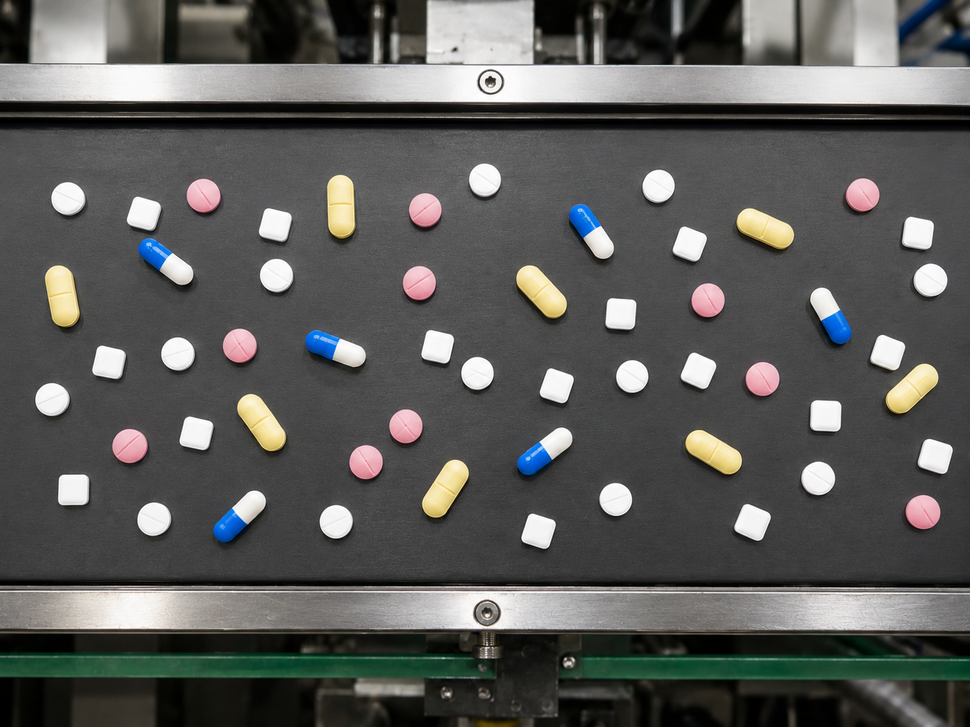
#> input picture TP2/data/pills.png, 970 x 727 px, shrunk from 1448 x 1086 before the run
$ python tp2Ej1.py
#> lines starting #> are read from the running program, lines starting #| are printed output that depends on the picture; after the words box and inside, x2 and y2 are one past the last pixel; in counts of white or black regions, pixels touching at a corner belong together
### TP2/Ej1/helpers.py
import cv2
import numpy as np
import matplotlib.pyplot as plt

SHADOW_THRESHOLD = 50
GLOBAL_THRESHOLD = 120
MIN_AREA_THRESHOLD = 10

def obtener_bordes(img, umbral=GLOBAL_THRESHOLD):
    """
    Devuelve la imagen identificando los bordes por Canny.
    img: Imagen original en color
    Devuelve: Imagen en escala de grises con bordes
    """
    img_hsv = cv2.cvtColor(img, cv2.COLOR_BGR2HSV)
    img_v = img_hsv[:, :, 2]

    img_blur = cv2.GaussianBlur(img_v, (5, 5), 10)

    edges = cv2.Canny(img_blur, SHADOW_THRESHOLD, umbral, apertureSize=3)

    return edges


# [24 lines left out: function aislar_cinta_transportadora_con_sombra, not called in this run]

def aislar_cinta_transportadora(img, umbral=GLOBAL_THRESHOLD, padding=0):
    """
    Identifica la cinta transportadora usando el canal V de HSV y
    Hough Probabilístico para encontrar las 2 líneas horizontales más largas.
    img: Imagen original en color.
    Devuelve: (x, y, w, h)
    """
    alto_img, ancho_img = img.shape[:2]

    edges=obtener_bordes(img, umbral)

    # minLineLength la hacemos relativa al ancho de la imagen (15% del ancho)
    min_length = int(ancho_img * 0.15)

    lines = cv2.HoughLinesP(edges, rho=1, theta=np.pi/180, threshold=50,
                            minLineLength=min_length)

    if lines is None:
        return None

    lineas_horizontales = []

    for line in lines:
        x1, y1, x2, y2 = line[0]

        angulo = abs(np.arctan2((y2 - y1), (x2 - x1)) * 180.0 / np.pi)

        # Una línea horizontal tiene un ángulo cercano a 0 o 180 grados
        # Damos una tolerancia de +/- 5 grados
        if angulo < 5 or angulo > 175:
            longitud = np.sqrt((x2 - x1)**2 + (y2 - y1)**2)

            # Guardamos la longitud y la coordenada Y promedio de la línea
            y_promedio = (y1 + y2) / 2.0
            lineas_horizontales.append({'longitud': longitud, 'x1': x1, 'x2': x2, 'y': y_promedio})

    if len(lineas_horizontales) < 2:
        return None

    mitad_imagen = alto_img // 2

    # top_lineas tiene a las lineas horizontales arriba de la mitad de la iamgen
    top_lineas = [linea for linea in lineas_horizontales if linea['y'] < mitad_imagen]

    # idem bottom_lines
    bottom_lines = [linea for linea in lineas_horizontales if linea['y'] >= mitad_imagen]

    if not top_lineas or not bottom_lines:
            return None

    y_top=int(max(linea['y'] for linea in top_lineas))
    y_bottom=int(min(linea['y'] for linea in bottom_lines))

    x = padding
    y = y_top + padding
    w = ancho_img - 2 * padding
    h = (y_bottom - y_top) - 2 * padding

    # Validamos que el alto no sea negativo por un padding excesivo
    if h <= 0 or w <= 0:
        return None

    return (x, y, w, h)

def encontrar_pastillas(img, umbral=GLOBAL_THRESHOLD):
    """
    Identifica las pastillas en la imagen.
    img: Imagen original en color
    umbral: Valor de corte para separar el fondo
    Devuelve: lista de contornos
    """
    img_hsv = cv2.cvtColor(img, cv2.COLOR_BGR2HSV)

    img_gray = img_hsv[:, :, 2]

    _, thresh = cv2.threshold(img_gray, umbral, 255, cv2.THRESH_BINARY)

    contornos, _ = cv2.findContours(thresh, cv2.RETR_EXTERNAL, cv2.CHAIN_APPROX_SIMPLE)

    contornos_limpios = []
    for c in contornos:
        area = cv2.contourArea(c)
        if area > MIN_AREA_THRESHOLD:
            contornos_limpios.append(c)

    return contornos_limpios

def identificar_color_pastilla(img_hsv, contorno):
    """
    Determina el color predominante de una pastilla a partir de su contorno.
    img_hsv: Imagen recortada de la cinta en espacio HSV.
    contorno: Contorno individual de la pastilla.
    Devuelve: String con el nombre del color.
    """
    mascara = np.zeros(img_hsv.shape[:2], dtype=np.uint8)
    cv2.drawContours(mascara, [contorno], -1, 255, -1)

    promedio_color = cv2.mean(img_hsv, mask=mascara)
    h_promedio = promedio_color[0]
    s_promedio = promedio_color[1]

    if s_promedio < 40:
        return "Blanca"
    elif 15 < h_promedio < 35:
        return "Naranja"
    elif 40 < h_promedio < 90:
        return "Azul"
    elif h_promedio >= 160 or h_promedio < 10:
        return "Rosa"
    else:
        return "Desconocido"

class Pastilla:
    def __init__(self, contorno, img_hsv):
        self.contorno = contorno
        self.area = cv2.contourArea(contorno)
        self.perimetro = cv2.arcLength(contorno, True)

        # Factor de forma
        if self.perimetro > 0:
            self.factor_forma = self.area / (self.perimetro ** 2)
        else:
            self.factor_forma = 0

        # Centroide
        M = cv2.moments(contorno)
        if M["m00"] != 0:
            self.cx = int(M["m10"] / M["m00"])
            self.cy = int(M["m01"] / M["m00"])
        else:
            self.cx, self.cy = 0, 0

        # Identificación de propiedades
        self.color = identificar_color_pastilla(img_hsv, contorno)
        self.forma = self._determinar_forma()

        # Tipo de pastilla
        letra_color = self.color[0].upper()
        letra_forma = self.forma[0].upper()
        self.tipo = f"{letra_color}{letra_forma}"

        self.id_numero = 0
        self.etiqueta = ""

    def _determinar_forma(self):
        if self.factor_forma > 0.069:
            return "Redonda"
        elif 0.061 <= self.factor_forma <= 0.069:
            return "Cuadrada"
        else:
            return "Alargada"


### TP2/Ej1/tp2Ej1.py
import cv2
import matplotlib.pyplot as plt
import matplotlib.patches as patches
from helpers import (
    aislar_cinta_transportadora,
    encontrar_pastillas,
    Pastilla
)

img_path = '../data/pills.png'
img = cv2.imread(img_path)
#> img is the input picture: shape (727, 970, 3); mean B, G, R 88.9, 91, 90.8

if img is None:
    print(f"ERROR: No se pudo cargar la imagen en '{img_path}'.")
    exit()

# Segmentamos la cinta transportadora (ROI)
coordenadas = aislar_cinta_transportadora(img, padding=10)
#> in obtener_bordes, `img_hsv = cv2.cvtColor(img, cv2.COLOR_BGR2HSV)`: img_hsv: shape (727, 970, 3); mean H, S, V 54.6, 25.9, 93.9
#> in obtener_bordes, `img_v = img_hsv[:, :, 2]`:
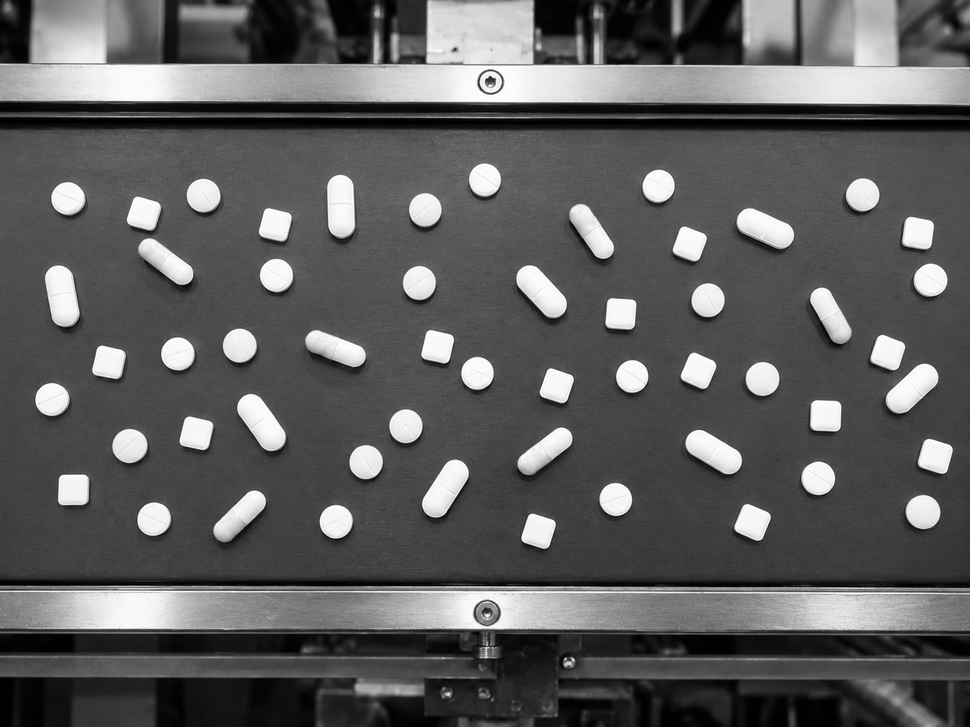
#> img_v: shape (727, 970); min 0, max 255, mean 93.9
#> in obtener_bordes, `edges = cv2.Canny(img_blur, SHADOW_THRESHOLD, umbral, apertureSize=3)`:
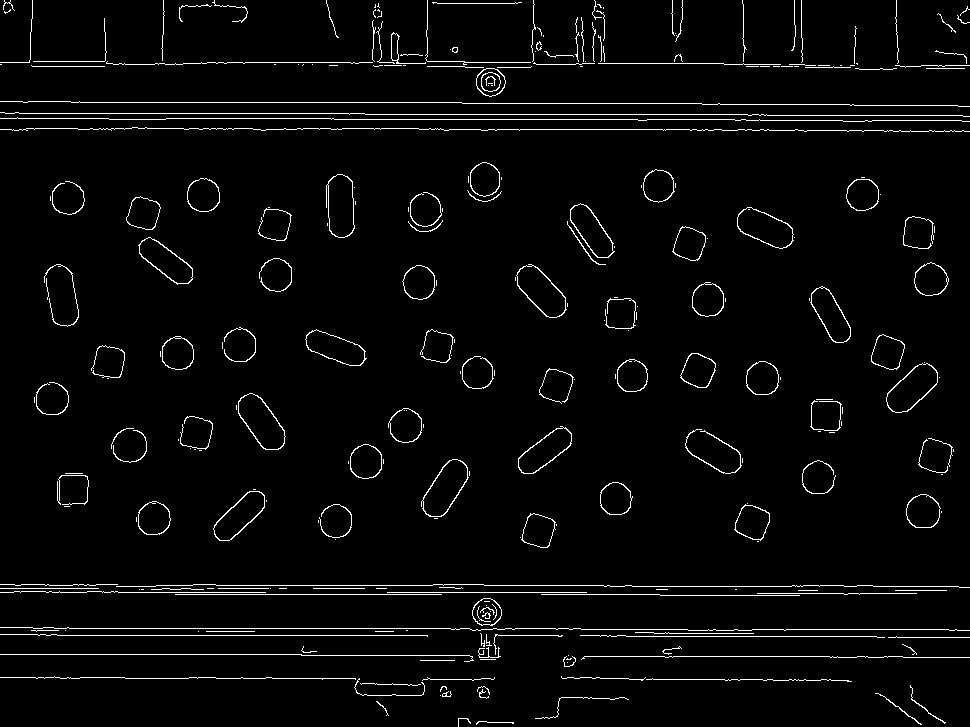
#> edges: shape (727, 970); 3.2% white in thin lines or dots
#> in aislar_cinta_transportadora, `lines = cv2.HoughLinesP(edges, rho=1, theta=np.pi/180, threshold=50, m..`: lines = 17 rows, first 6: [334, 119, 637, 119], [69, 628, 450, 628], [80, 102, 461, 102], [57, 635, 427, 635], [387, 592, 586, 592], [216, 585, 432, 585]
#> the loop in aislar_cinta_transportadora, `for line in lines:` made 17 passes
#> (x1, y1, x2, y2, longitud, y_promedio) on passes 1 to 12: (334, 119, 637, 119, 303, 119), (69, 628, 450, 628, 381, 628), (80, 102, 461, 102, 381, 102), (57, 635, 427, 635, 370, 635), (387, 592, 586, 592, 199, 592), (216, 585, 432, 585, 216, 585), (365, 114, 747, 114, 382, 114), (175, 594, 441, 594, 266, 594), (19, 113, 348, 113, 329, 113), (786, 629, 948, 629, 162, 629), (626, 636, 876, 636, 250, 636), (673, 656, 829, 656, 156, 656)
#> after the loop in aislar_cinta_transportadora, `for line in lines:`: lineas_horizontales = 17 items
#> in aislar_cinta_transportadora, `top_lineas = [linea for linea in lineas_horizontales if linea['y'] < m..`: top_lineas = 6 items
#> in aislar_cinta_transportadora, `bottom_lines = [linea for linea in lineas_horizontales if linea['y'] >..`: bottom_lines = 11 items
#> in aislar_cinta_transportadora, `y_top=int(max(linea['y'] for linea in top_lineas))`: y_top = 119
#> in aislar_cinta_transportadora, `y_bottom=int(min(linea['y'] for linea in bottom_lines))`: y_bottom = 585
#> in aislar_cinta_transportadora, `y = y_top + padding`: y = 129
#> in aislar_cinta_transportadora, `h = (y_bottom - y_top) - 2 * padding`: h = 446
#> coordenadas = (10, 129, 950, 446)
if coordenadas is None:
    print("No se encontró la cinta transportadora.")
    exit()
x, y, w, h = coordenadas
#> x = 10; y = 129; w = 950; h = 446

img_cinta = img[y:y+h, x:x+w].copy()
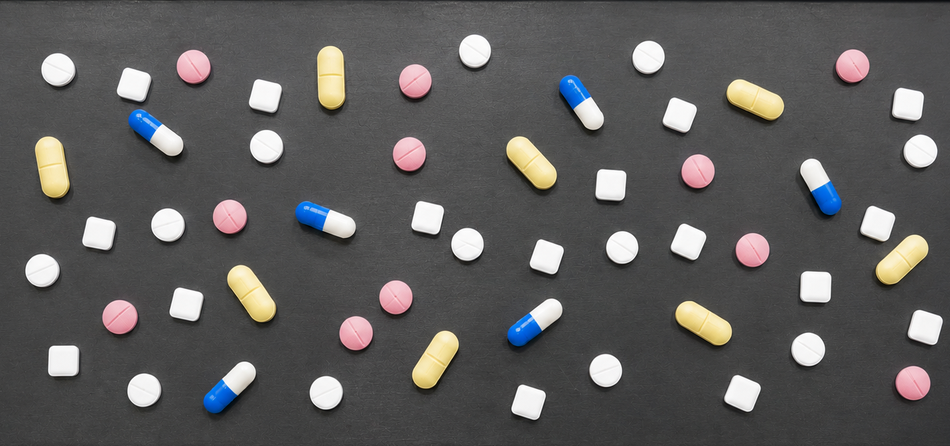
#> img_cinta: shape (446, 950, 3); mean B, G, R 91.2, 91.7, 93
img_hsv = cv2.cvtColor(img_cinta, cv2.COLOR_BGR2HSV)
#> img_hsv: shape (446, 950, 3); mean H, S, V 63.2, 10.5, 95.2

# Detectamos y segmentamos cada pastilla
contornos_pastillas = encontrar_pastillas(img_cinta)
#> in encontrar_pastillas, `img_gray = img_hsv[:, :, 2]`:
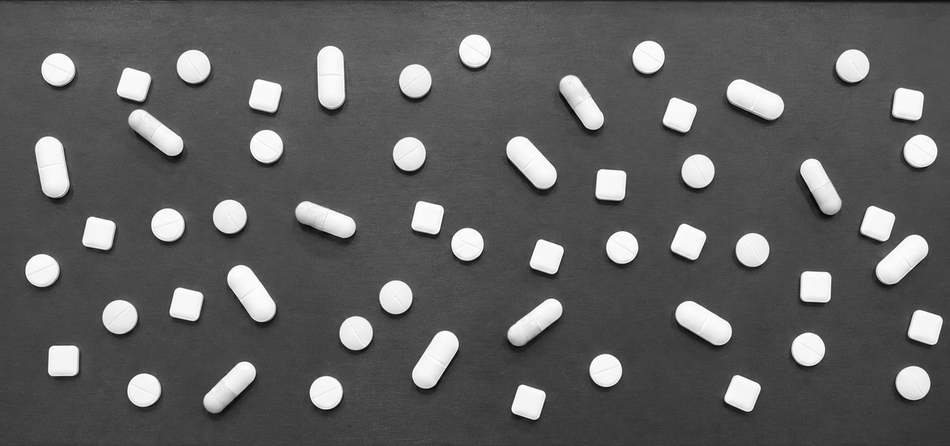
#> img_gray: shape (446, 950); min 0, max 255, mean 95.2
#> in encontrar_pastillas, `_, thresh = cv2.threshold(img_gray, umbral, 255, cv2.THRESH_BINARY)`:
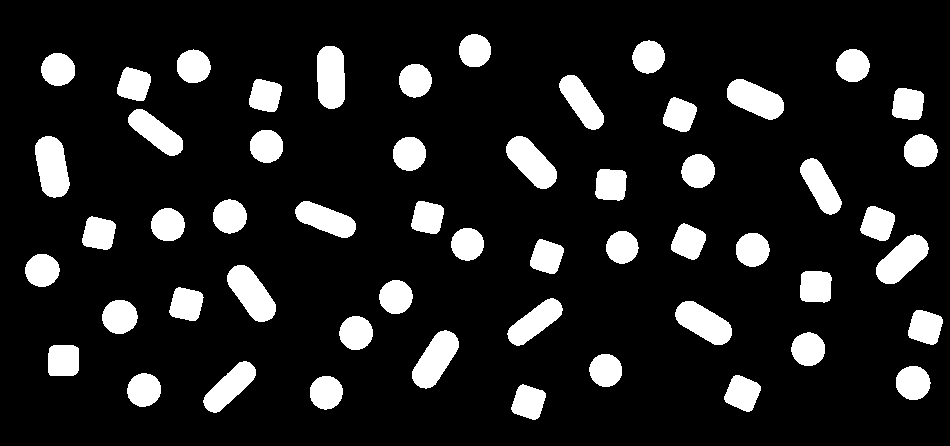
#> thresh: shape (446, 950); 13.1% white; 54 white regions
#> in encontrar_pastillas, `contornos, _ = cv2.findContours(thresh, cv2.RETR_EXTERNAL, cv2.CHAIN_A..`: contornos = 54 contours; largest, box (x1, y1, x2, y2) and area: (227, 265, 276, 322) 1544, (35, 136, 70, 198) 1539, (412, 330, 459, 389) 1506, (317, 46, 345, 109) 1492, (506, 136, 557, 189) 1474
#> the loop in encontrar_pastillas, `for c in contornos:` made 54 passes
#> area on passes 1 to 12: 832.5, 834.5, 879, 853, 884.5, 1278, 810.5, 866.5, 849.5, 1506.5, 855, 863
#> after the loop in encontrar_pastillas, `for c in contornos:`: contornos_limpios has the same summary as contornos
#> contornos_pastillas has the same summary as contornos in encontrar_pastillas

# Clasificamos cada pastilla y armamos el conteo por tipo
lista_pastillas = []
diccionario_conteo = {}
for contorno in contornos_pastillas:
    pastilla = Pastilla(contorno, img_hsv)
    diccionario_conteo[pastilla.tipo] = diccionario_conteo.get(pastilla.tipo, 0) + 1
    pastilla.id_numero = diccionario_conteo[pastilla.tipo]
    pastilla.etiqueta = f"{pastilla.tipo}{pastilla.id_numero}"
    lista_pastillas.append(pastilla)
#> this loop made 54 passes

# Informamos por consola
print(f"Total de pastillas detectadas: {len(lista_pastillas)}")
#| Total de pastillas detectadas: 54
print("\nConteo por tipo:")
for tipo in sorted(diccionario_conteo):
    print(f"    {tipo}: {diccionario_conteo[tipo]}")
#> this loop made 5 passes
#|     AA: 6
#|     BC: 16
#|     BR: 13
#|     NA: 8
#|     RR: 11

# Generamos la imagen resultante con cada pastilla etiquetada
img_resultado = img_cinta.copy()
for pastilla in lista_pastillas:
    cv2.drawContours(img_resultado, [pastilla.contorno], -1, (0, 255, 0), 2)
    cv2.circle(img_resultado, (pastilla.cx, pastilla.cy), 3, (0, 0, 255), -1)
    posicion_texto = (pastilla.cx - 15, pastilla.cy - 15)
    cv2.putText(img_resultado, pastilla.etiqueta, posicion_texto,
                cv2.FONT_HERSHEY_SIMPLEX, 0.6, (0, 0, 0), 2)
#> this loop made 54 passes
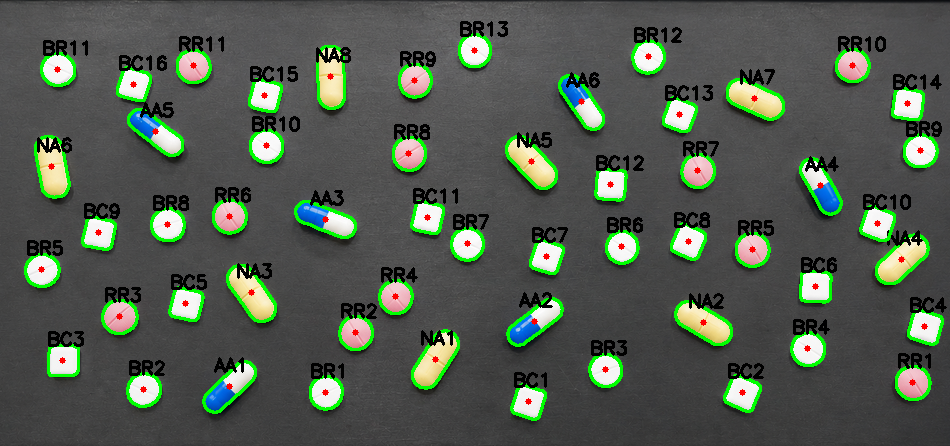
#> img_resultado: shape (446, 950, 3); 9.36% of pixels changed, all inside (x1, y1, x2, y2) = (24, 21, 947, 421)

# Imagen final con las pastillas detectadas y etiquetadas
plt.figure(figsize=(10, 8))
plt.imshow(cv2.cvtColor(img_resultado, cv2.COLOR_BGR2RGB))
plt.title('Clasificación final de pastillas con etiquetas')
plt.axis('off')
plt.tight_layout()
plt.show(block=False)

# Distribución de pastillas por tipo
tipos = sorted(diccionario_conteo)
cantidades = [diccionario_conteo[t] for t in tipos]

plt.figure(figsize=(9, 6))
barras = plt.bar(tipos, cantidades, color='skyblue', edgecolor='black')
plt.title('Distribución de pastillas por tipo')
plt.xlabel('Tipo de pastilla')
plt.ylabel('Cantidad')
plt.grid(axis='y', linestyle='--', alpha=0.7)
for barra, cantidad in zip(barras, cantidades):
    plt.text(barra.get_x() + barra.get_width() / 2, cantidad,
             str(cantidad), ha='center', va='bottom', fontsize=11)
#> this loop made 5 passes
#> cantidad on passes 1 to 5: 6, 16, 13, 8, 11
plt.tight_layout()
plt.show(block=False)
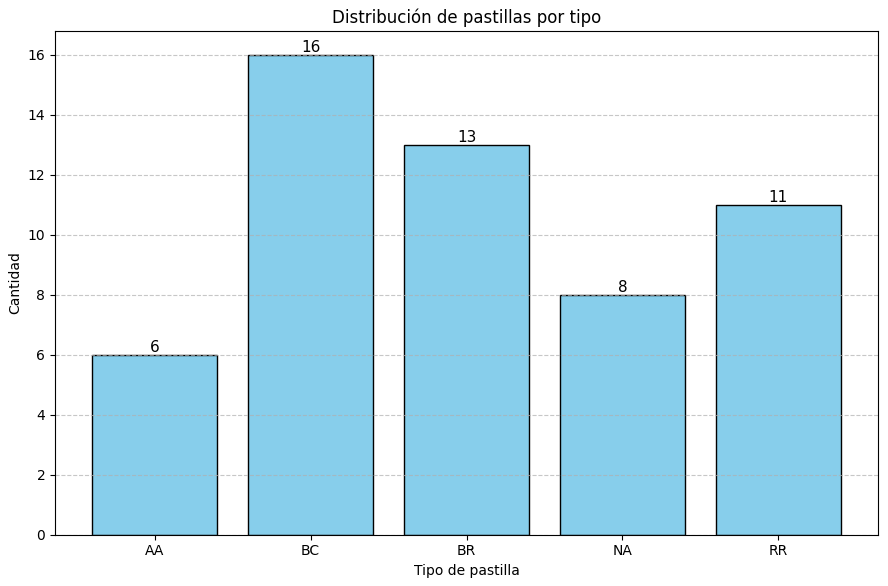
#> figure drawn by matplotlib, 1 panel; tallest bar 16 high, from x = 0.6 to 1.4
plt.show()
